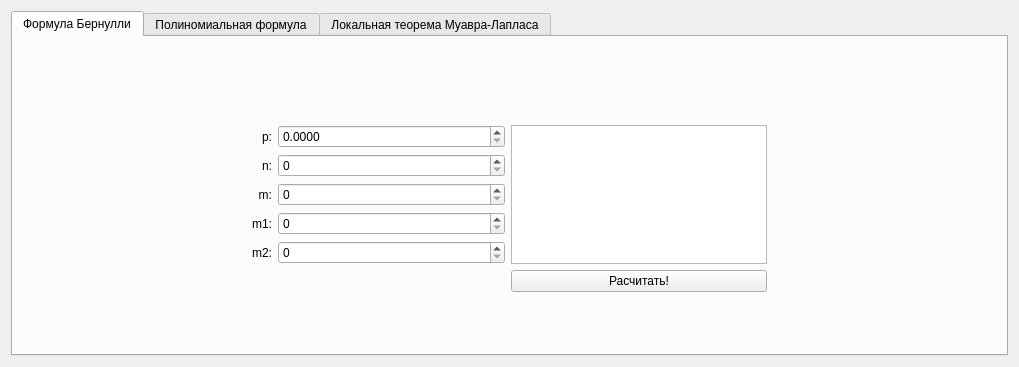
<?xml version="1.0" encoding="UTF-8"?>
<ui version="4.0">
 <class>MainWindow</class>
 <widget class="QMainWindow" name="MainWindow">
  <property name="geometry">
   <rect>
    <x>0</x>
    <y>0</y>
    <width>1019</width>
    <height>367</height>
   </rect>
  </property>
  <property name="minimumSize">
   <size>
    <width>1019</width>
    <height>367</height>
   </size>
  </property>
  <property name="maximumSize">
   <size>
    <width>1019</width>
    <height>367</height>
   </size>
  </property>
  <property name="windowTitle">
   <string>lb3</string>
  </property>
  <property name="styleSheet">
   <string notr="true"/>
  </property>
  <widget class="QWidget" name="centralWidget">
   <layout class="QHBoxLayout" name="horizontalLayout">
    <item>
     <widget class="QTabWidget" name="tabWidget">
      <property name="styleSheet">
       <string notr="true"/>
      </property>
      <property name="currentIndex">
       <number>0</number>
      </property>
      <property name="tabBarAutoHide">
       <bool>false</bool>
      </property>
      <widget class="QWidget" name="tab">
       <property name="styleSheet">
        <string notr="true"/>
       </property>
       <attribute name="title">
        <string>Формула Бернулли</string>
       </attribute>
       <layout class="QGridLayout" name="gridLayout">
        <item row="6" column="1">
         <widget class="QLabel" name="label_4">
          <property name="text">
           <string>m1:</string>
          </property>
          <property name="alignment">
           <set>Qt::AlignRight|Qt::AlignTrailing|Qt::AlignVCenter</set>
          </property>
         </widget>
        </item>
        <item row="7" column="1">
         <widget class="QLabel" name="label_5">
          <property name="text">
           <string>m2:</string>
          </property>
          <property name="alignment">
           <set>Qt::AlignRight|Qt::AlignTrailing|Qt::AlignVCenter</set>
          </property>
         </widget>
        </item>
        <item row="3" column="3" rowspan="5">
         <widget class="QTextEdit" name="t1_out">
          <property name="readOnly">
           <bool>true</bool>
          </property>
         </widget>
        </item>
        <item row="8" column="3">
         <widget class="QPushButton" name="t1_calc">
          <property name="text">
           <string>Расчитать!</string>
          </property>
          <property name="shortcut">
           <string>Return</string>
          </property>
          <property name="autoDefault">
           <bool>false</bool>
          </property>
          <property name="default">
           <bool>false</bool>
          </property>
          <property name="flat">
           <bool>false</bool>
          </property>
         </widget>
        </item>
        <item row="10" column="3">
         <spacer name="verticalSpacer">
          <property name="orientation">
           <enum>Qt::Vertical</enum>
          </property>
          <property name="sizeHint" stdset="0">
           <size>
            <width>20</width>
            <height>40</height>
           </size>
          </property>
         </spacer>
        </item>
        <item row="3" column="1">
         <widget class="QLabel" name="label_2">
          <property name="text">
           <string>p:</string>
          </property>
          <property name="alignment">
           <set>Qt::AlignRight|Qt::AlignTrailing|Qt::AlignVCenter</set>
          </property>
         </widget>
        </item>
        <item row="5" column="2">
         <widget class="QSpinBox" name="t1_m">
          <property name="maximum">
           <number>9999</number>
          </property>
         </widget>
        </item>
        <item row="7" column="2">
         <widget class="QSpinBox" name="t1_m2">
          <property name="maximum">
           <number>9999</number>
          </property>
         </widget>
        </item>
        <item row="8" column="2">
         <spacer name="horizontalSpacer">
          <property name="orientation">
           <enum>Qt::Horizontal</enum>
          </property>
          <property name="sizeHint" stdset="0">
           <size>
            <width>40</width>
            <height>20</height>
           </size>
          </property>
         </spacer>
        </item>
        <item row="1" column="3">
         <widget class="QLabel" name="label_7">
          <property name="maximumSize">
           <size>
            <width>16777215</width>
            <height>30</height>
           </size>
          </property>
          <property name="text">
           <string/>
          </property>
          <property name="pixmap">
           <pixmap>img/ber2.png</pixmap>
          </property>
          <property name="scaledContents">
           <bool>true</bool>
          </property>
         </widget>
        </item>
        <item row="0" column="3">
         <spacer name="verticalSpacer_6">
          <property name="orientation">
           <enum>Qt::Vertical</enum>
          </property>
          <property name="sizeHint" stdset="0">
           <size>
            <width>20</width>
            <height>40</height>
           </size>
          </property>
         </spacer>
        </item>
        <item row="1" column="1" colspan="2">
         <widget class="QLabel" name="label_6">
          <property name="maximumSize">
           <size>
            <width>16777215</width>
            <height>45</height>
           </size>
          </property>
          <property name="text">
           <string/>
          </property>
          <property name="pixmap">
           <pixmap>img/ber.png</pixmap>
          </property>
          <property name="scaledContents">
           <bool>true</bool>
          </property>
         </widget>
        </item>
        <item row="3" column="0">
         <spacer name="horizontalSpacer_2">
          <property name="orientation">
           <enum>Qt::Horizontal</enum>
          </property>
          <property name="sizeHint" stdset="0">
           <size>
            <width>40</width>
            <height>20</height>
           </size>
          </property>
         </spacer>
        </item>
        <item row="6" column="2">
         <widget class="QSpinBox" name="t1_m1">
          <property name="maximum">
           <number>9999</number>
          </property>
         </widget>
        </item>
        <item row="5" column="1">
         <widget class="QLabel" name="label_3">
          <property name="text">
           <string>m:</string>
          </property>
          <property name="alignment">
           <set>Qt::AlignRight|Qt::AlignTrailing|Qt::AlignVCenter</set>
          </property>
         </widget>
        </item>
        <item row="4" column="1">
         <widget class="QLabel" name="label">
          <property name="text">
           <string>n:</string>
          </property>
          <property name="alignment">
           <set>Qt::AlignRight|Qt::AlignTrailing|Qt::AlignVCenter</set>
          </property>
         </widget>
        </item>
        <item row="1" column="4">
         <spacer name="horizontalSpacer_3">
          <property name="orientation">
           <enum>Qt::Horizontal</enum>
          </property>
          <property name="sizeHint" stdset="0">
           <size>
            <width>40</width>
            <height>20</height>
           </size>
          </property>
         </spacer>
        </item>
        <item row="4" column="2">
         <widget class="QSpinBox" name="t1_n">
          <property name="maximum">
           <number>9999</number>
          </property>
         </widget>
        </item>
        <item row="3" column="2">
         <widget class="QDoubleSpinBox" name="t1_p">
          <property name="decimals">
           <number>4</number>
          </property>
         </widget>
        </item>
       </layout>
      </widget>
      <widget class="QWidget" name="tab_2">
       <attribute name="title">
        <string>Полиномиальная формула</string>
       </attribute>
       <layout class="QGridLayout" name="gridLayout_4">
        <item row="3" column="2">
         <spacer name="verticalSpacer_3">
          <property name="orientation">
           <enum>Qt::Vertical</enum>
          </property>
          <property name="sizeHint" stdset="0">
           <size>
            <width>20</width>
            <height>40</height>
           </size>
          </property>
         </spacer>
        </item>
        <item row="9" column="1">
         <widget class="QLabel" name="t2_label_pi">
          <property name="text">
           <string>p[i]</string>
          </property>
          <property name="alignment">
           <set>Qt::AlignRight|Qt::AlignTrailing|Qt::AlignVCenter</set>
          </property>
         </widget>
        </item>
        <item row="10" column="1">
         <widget class="QLabel" name="t2_label_mi">
          <property name="text">
           <string>m[i]</string>
          </property>
          <property name="alignment">
           <set>Qt::AlignRight|Qt::AlignTrailing|Qt::AlignVCenter</set>
          </property>
         </widget>
        </item>
        <item row="1" column="1" rowspan="2" colspan="4">
         <widget class="QLabel" name="label_19">
          <property name="maximumSize">
           <size>
            <width>16777215</width>
            <height>50</height>
           </size>
          </property>
          <property name="text">
           <string/>
          </property>
          <property name="pixmap">
           <pixmap>img/plyn.png</pixmap>
          </property>
          <property name="scaledContents">
           <bool>true</bool>
          </property>
         </widget>
        </item>
        <item row="0" column="1">
         <spacer name="verticalSpacer_5">
          <property name="orientation">
           <enum>Qt::Vertical</enum>
          </property>
          <property name="sizeHint" stdset="0">
           <size>
            <width>20</width>
            <height>40</height>
           </size>
          </property>
         </spacer>
        </item>
        <item row="11" column="2">
         <spacer name="verticalSpacer_4">
          <property name="orientation">
           <enum>Qt::Vertical</enum>
          </property>
          <property name="sizeHint" stdset="0">
           <size>
            <width>20</width>
            <height>40</height>
           </size>
          </property>
         </spacer>
        </item>
        <item row="4" column="1">
         <widget class="QLabel" name="label_16">
          <property name="text">
           <string>k</string>
          </property>
          <property name="alignment">
           <set>Qt::AlignRight|Qt::AlignTrailing|Qt::AlignVCenter</set>
          </property>
         </widget>
        </item>
        <item row="5" column="0">
         <spacer name="horizontalSpacer_10">
          <property name="orientation">
           <enum>Qt::Horizontal</enum>
          </property>
          <property name="sizeHint" stdset="0">
           <size>
            <width>40</width>
            <height>20</height>
           </size>
          </property>
         </spacer>
        </item>
        <item row="5" column="1">
         <widget class="QLabel" name="label_17">
          <property name="text">
           <string>n:</string>
          </property>
          <property name="alignment">
           <set>Qt::AlignRight|Qt::AlignTrailing|Qt::AlignVCenter</set>
          </property>
         </widget>
        </item>
        <item row="4" column="4" rowspan="6">
         <widget class="QTextEdit" name="t2_out">
          <property name="readOnly">
           <bool>true</bool>
          </property>
         </widget>
        </item>
        <item row="10" column="4">
         <widget class="QPushButton" name="t2_calc">
          <property name="text">
           <string>Расчитать</string>
          </property>
          <property name="shortcut">
           <string>Return</string>
          </property>
         </widget>
        </item>
        <item row="6" column="2" colspan="2">
         <widget class="QPushButton" name="t2_ok">
          <property name="text">
           <string>Подтвердить</string>
          </property>
          <property name="autoDefault">
           <bool>false</bool>
          </property>
          <property name="default">
           <bool>true</bool>
          </property>
          <property name="flat">
           <bool>false</bool>
          </property>
         </widget>
        </item>
        <item row="8" column="3">
         <widget class="QPushButton" name="t2_next">
          <property name="text">
           <string>Следующий</string>
          </property>
          <property name="shortcut">
           <string>Right</string>
          </property>
         </widget>
        </item>
        <item row="4" column="5">
         <spacer name="horizontalSpacer_11">
          <property name="orientation">
           <enum>Qt::Horizontal</enum>
          </property>
          <property name="sizeHint" stdset="0">
           <size>
            <width>40</width>
            <height>20</height>
           </size>
          </property>
         </spacer>
        </item>
        <item row="10" column="2" colspan="2">
         <widget class="QSpinBox" name="t2_mi">
          <property name="maximum">
           <number>9999</number>
          </property>
         </widget>
        </item>
        <item row="7" column="2">
         <spacer name="verticalSpacer_9">
          <property name="orientation">
           <enum>Qt::Vertical</enum>
          </property>
          <property name="sizeHint" stdset="0">
           <size>
            <width>20</width>
            <height>40</height>
           </size>
          </property>
         </spacer>
        </item>
        <item row="8" column="2">
         <widget class="QPushButton" name="t2_back">
          <property name="text">
           <string>Предыдущий</string>
          </property>
          <property name="shortcut">
           <string>Left</string>
          </property>
         </widget>
        </item>
        <item row="9" column="2" colspan="2">
         <widget class="QDoubleSpinBox" name="t2_pi"/>
        </item>
        <item row="4" column="2" colspan="2">
         <widget class="QSpinBox" name="t2_k">
          <property name="maximum">
           <number>9999</number>
          </property>
         </widget>
        </item>
        <item row="5" column="2" colspan="2">
         <widget class="QSpinBox" name="t2_n">
          <property name="maximum">
           <number>9999</number>
          </property>
         </widget>
        </item>
       </layout>
      </widget>
      <widget class="QWidget" name="tab_4">
       <attribute name="title">
        <string>Локальная теорема Муавра-Лапласа</string>
       </attribute>
       <layout class="QGridLayout" name="gridLayout_5">
        <item row="1" column="1" colspan="3">
         <widget class="QLabel" name="label_32">
          <property name="text">
           <string/>
          </property>
          <property name="pixmap">
           <pixmap>img/lapl.png</pixmap>
          </property>
          <property name="scaledContents">
           <bool>true</bool>
          </property>
         </widget>
        </item>
        <item row="3" column="2">
         <widget class="QDoubleSpinBox" name="t3_p">
          <property name="decimals">
           <number>4</number>
          </property>
         </widget>
        </item>
        <item row="4" column="1">
         <widget class="QLabel" name="label_34">
          <property name="text">
           <string>n:</string>
          </property>
          <property name="alignment">
           <set>Qt::AlignRight|Qt::AlignTrailing|Qt::AlignVCenter</set>
          </property>
         </widget>
        </item>
        <item row="5" column="2">
         <widget class="QSpinBox" name="t3_m">
          <property name="maximum">
           <number>9999</number>
          </property>
         </widget>
        </item>
        <item row="5" column="1">
         <widget class="QLabel" name="label_35">
          <property name="text">
           <string>m:</string>
          </property>
          <property name="alignment">
           <set>Qt::AlignRight|Qt::AlignTrailing|Qt::AlignVCenter</set>
          </property>
         </widget>
        </item>
        <item row="3" column="1">
         <widget class="QLabel" name="label_33">
          <property name="text">
           <string>p:</string>
          </property>
          <property name="alignment">
           <set>Qt::AlignRight|Qt::AlignTrailing|Qt::AlignVCenter</set>
          </property>
         </widget>
        </item>
        <item row="6" column="3">
         <widget class="QPushButton" name="t3_calc">
          <property name="text">
           <string>Расчитать</string>
          </property>
          <property name="shortcut">
           <string>Return</string>
          </property>
         </widget>
        </item>
        <item row="4" column="2">
         <widget class="QSpinBox" name="t3_n">
          <property name="maximum">
           <number>9999</number>
          </property>
          <property name="value">
           <number>0</number>
          </property>
         </widget>
        </item>
        <item row="3" column="3" rowspan="3">
         <widget class="QTextEdit" name="t3_out">
          <property name="readOnly">
           <bool>true</bool>
          </property>
         </widget>
        </item>
        <item row="4" column="0">
         <spacer name="horizontalSpacer_12">
          <property name="orientation">
           <enum>Qt::Horizontal</enum>
          </property>
          <property name="sizeHint" stdset="0">
           <size>
            <width>40</width>
            <height>20</height>
           </size>
          </property>
         </spacer>
        </item>
        <item row="7" column="3">
         <spacer name="verticalSpacer_8">
          <property name="orientation">
           <enum>Qt::Vertical</enum>
          </property>
          <property name="sizeHint" stdset="0">
           <size>
            <width>20</width>
            <height>40</height>
           </size>
          </property>
         </spacer>
        </item>
        <item row="0" column="1">
         <spacer name="verticalSpacer_7">
          <property name="orientation">
           <enum>Qt::Vertical</enum>
          </property>
          <property name="sizeHint" stdset="0">
           <size>
            <width>20</width>
            <height>40</height>
           </size>
          </property>
         </spacer>
        </item>
        <item row="1" column="4">
         <spacer name="horizontalSpacer_13">
          <property name="orientation">
           <enum>Qt::Horizontal</enum>
          </property>
          <property name="sizeHint" stdset="0">
           <size>
            <width>40</width>
            <height>20</height>
           </size>
          </property>
         </spacer>
        </item>
        <item row="2" column="1">
         <spacer name="verticalSpacer_2">
          <property name="orientation">
           <enum>Qt::Vertical</enum>
          </property>
          <property name="sizeHint" stdset="0">
           <size>
            <width>20</width>
            <height>40</height>
           </size>
          </property>
         </spacer>
        </item>
       </layout>
      </widget>
     </widget>
    </item>
   </layout>
  </widget>
 </widget>
 <layoutdefault spacing="6" margin="11"/>
 <resources/>
 <connections/>
</ui>
